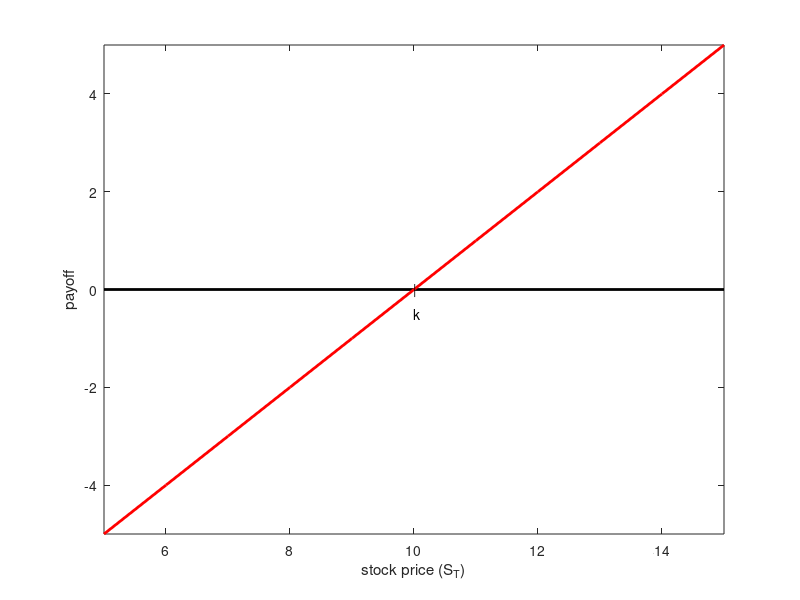

The MATLAB script that drew this image:
x=5:15;
%s=x-10;
y=0*x;
plot(x,y,'k-','linewidth',2)
hold on
%x=0*y
%plot(x,y,'k-','linewidth',2)
hold on

s=(x-10);
%plot(x,s,'-','linewidth',2)
s1=x-10;
hold on
plot(x,s1,'r-','linewidth',2)
hold on
%plot(x,s2,'b-','linewidth',2)
%legend('two share','short one call','combination',0)
axis([5 15  -5  5])
%grid on
text(10,-.5,'k')
text(10,0,'|')
xlabel('stock price (S_T)')
ylabel('payoff')
